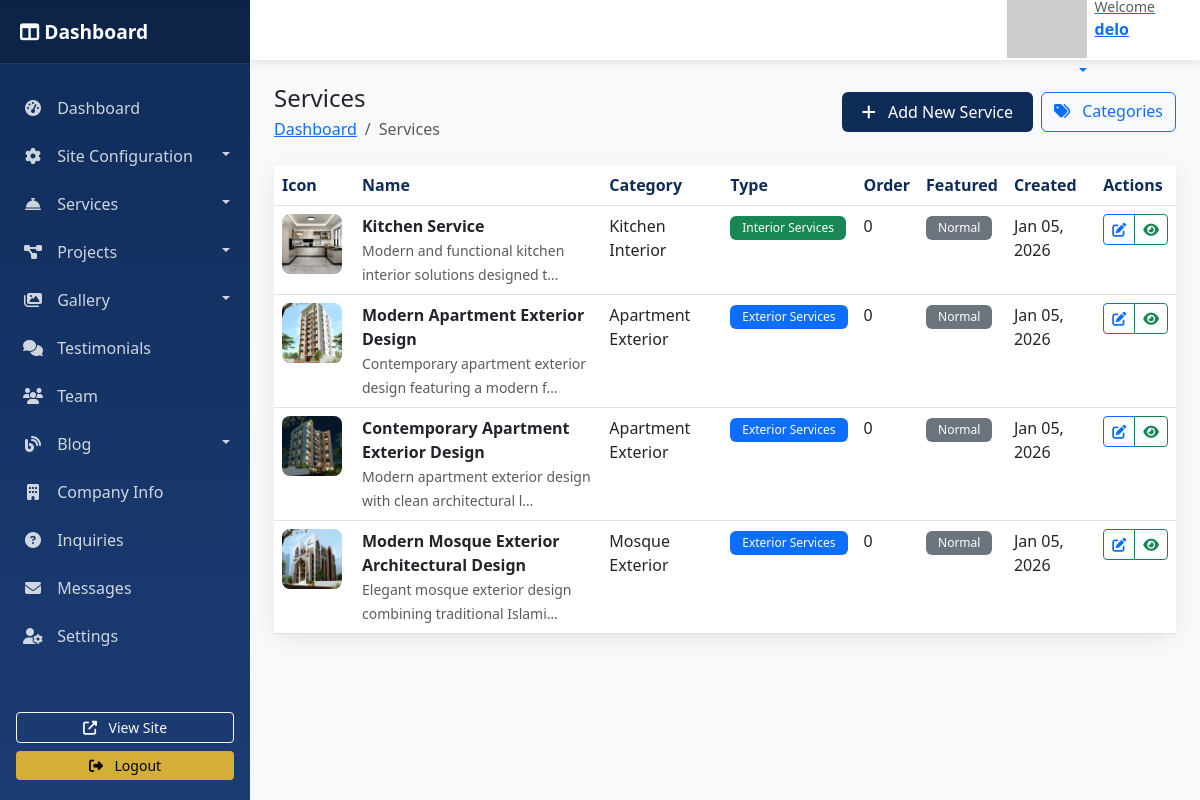
The page /dashboard/services/ (signed in) on the database its author committed.
### arch_design/models.py (models this page shows, shortened)
class TimeStampedModel(models.Model):
    created_at = models.DateTimeField(auto_now_add=True)
    updated_at = models.DateTimeField(auto_now=True)
    class Meta:
        abstract = True

class Service(TimeStampedModel):
    category = models.ForeignKey(ServiceCategory, on_delete=models.CASCADE,
                                 related_name='services')
    name = models.CharField(max_length=200)
    slug = models.SlugField(max_length=200, unique=True)
    short_description = models.TextField(max_length=300)
    full_description = RichTextField()
    icon = models.ImageField(upload_to='services/icons/', blank=True, null=True)
    featured_image = models.ImageField(upload_to='services/featured/')
    display_order = models.PositiveIntegerField(default=0)
    is_featured = models.BooleanField(default=False)
    meta_title = models.CharField(max_length=200, blank=True, null=True)
    meta_description = models.TextField(blank=True, null=True)
    class Meta:
        ordering = ['display_order', '-created_at']
        verbose_name = "Service"
        verbose_name_plural = "Services"

class ServiceCategory(models.Model):
    CATEGORY_CHOICES = [
        ('exterior', 'Exterior Services'),
        ('interior', 'Interior Services'),
    ]
    name = models.CharField(max_length=100)
    slug = models.SlugField(max_length=100, unique=True)
    category_type = models.CharField(max_length=10, choices=CATEGORY_CHOICES)
    icon_class = models.CharField(max_length=50, blank=True, null=True,
                                  help_text="FontAwesome or custom icon class")
    display_order = models.PositiveIntegerField(default=0)
    class Meta:
        ordering = ['display_order', 'name']
        verbose_name = "Service Category"
        verbose_name_plural = "Service Categories"

### dashboard/views.py (the view)
# urls.py: path('services/', views.service_list, name='service_list'),
@login_required
@user_passes_test(is_staff_user)
def service_list(request):
    services = Service.objects.all().order_by('category__display_order', 'display_order')
    return render(request, 'dashboard/services/list.html', {'services': services})

### arch_design/context_processors.py (called while the page is built)
def site_config(request):
    try:
        config = SiteConfiguration.objects.first()
        return {
            'site_config': config,
        }
    except:
        return {
            'site_config': None,
        }

### dashboard/views.py (called while the page is built)
def is_staff_user(user):
    return user.is_staff or user.is_superuser

### arch_design/templates/dashboard/services/list.html (shortened to what this page needs)
{% extends 'dashboard/base.html' %}
{% block page_title %}Services{% endblock %}
{% block breadcrumb %}
<li class="breadcrumb-item active">Services</li>
{% endblock %}
{% block page_actions %}
<div class="d-flex gap-2">
    <a href="{% url 'service_create' %}" class="btn btn-primary">
        <i class="fas fa-plus me-2"></i> Add New Service
    </a>
    <a href="{% url 'service_category_list' %}" class="btn btn-outline-primary">
        <i class="fas fa-tags me-2"></i> Categories
    </a>
</div>
{% endblock %}
{% block content %}
<div class="card dashboard-card">
    <div class="card-body p-0">
        {% if services %}
        <div class="table-responsive">
            <table class="table table-hover mb-0">
                <thead>
                    <tr>
                        <th width="80">Icon</th>
                        <th>Name</th>
                        <th>Category</th>
                        <th>Type</th>
                        <th>Order</th>
                        <th>Featured</th>
                        <th>Created</th>
                        <th>Actions</th>
                    </tr>
                </thead>
                <tbody>
                    {% for service in services %}
                    <tr>
                        <td>
                            {% if service.icon %}
                            <img src="{{ service.icon.url }}" alt="{{ service.name }}"
                                 class="image-thumb" style="width: 60px; height: 60px;">
                            {% else %}
                            <div class="image-thumb bg-light d-flex align-items-center justify-content-center"
                                 style="width: 60px; height: 60px;">
                                <i class="fas fa-concierge-bell text-muted"></i>
                            </div>
                            {% endif %}
                        </td>
                        <td>
                            <strong>{{ service.name }}</strong><br>
                            <small class="text-muted">{{ service.short_description|truncatechars:60 }}</small>
                        </td>
                        <td>{{ service.category.name }}</td>
                        <td>
                            <span class="badge
                                {% if service.category.category_type == 'exterior' %}bg-primary
                                {% else %}bg-success{% endif %}">
                                {{ service.category.get_category_type_display }}
                            </span>
                        </td>
                        <td>{{ service.display_order }}</td>
                        <td>
                            {% if service.is_featured %}
                            <span class="badge bg-warning">Featured</span>
                            {% else %}
                            <span class="badge bg-secondary">Normal</span>
                            {% endif %}
                        </td>
                        <td>{{ service.created_at|date:"M d, Y" }}</td>
                        <td>
                            <div class="btn-group btn-group-sm">
                                <a href="{% url 'service_edit' service.pk %}" class="btn btn-outline-primary">
                                    <i class="fas fa-edit"></i>
                                </a>
                                <a href="{% url 'service_detail' service.slug %}" target="_blank"
                                   class="btn btn-outline-success">
                                    <i class="fas fa-eye"></i>
                                </a>
                            </div>
                        </td>
                    </tr>
                    {% endfor %}
                </tbody>
            </table>
        </div>
        {% endif %}
    </div>
</div>
{% endblock %}

### arch_design/templates/dashboard/base.html (shortened to what this page needs)
<!DOCTYPE html>
<html lang="en">
<head>
    <link href="https://cdn.jsdelivr.net/npm/bootstrap@5.3.0/dist/css/bootstrap.min.css" rel="stylesheet">
    <link rel="stylesheet" href="https://cdnjs.cloudflare.com/ajax/libs/font-awesome/6.4.0/css/all.min.css">
    <link href="https://cdn.jsdelivr.net/npm/select2@4.1.0-rc.0/dist/css/select2.min.css" rel="stylesheet" />
</head>
<body>
    <div id="wrapper">
        <nav id="sidebar">
            <div class="sidebar-header">
                <h3>
                    <i class="fas fa-columns"></i> Dashboard
                </h3>
            </div>
            <ul class="list-unstyled components">
                <li class="{% if request.resolver_match.url_name == 'dashboard_home' %}active{% endif %}">
                    <a href="{% url 'dashboard_home' %}">
                        <i class="fas fa-tachometer-alt"></i> Dashboard
                    </a>
                </li>
                <li>
                    <a href="#siteSubmenu" data-bs-toggle="collapse" aria-expanded="false" class="dropdown-toggle">
                        <i class="fas fa-cog"></i> Site Configuration
                    </a>
                </li>
                <li>
                    <a href="#servicesSubmenu" data-bs-toggle="collapse" aria-expanded="false" class="dropdown-toggle">
                        <i class="fas fa-concierge-bell"></i> Services
                    </a>
                </li>
                <li>
                    <a href="#projectsSubmenu" data-bs-toggle="collapse" aria-expanded="false" class="dropdown-toggle">
                        <i class="fas fa-project-diagram"></i> Projects
                    </a>
                </li>
                <li>
                    <a href="#gallerySubmenu" data-bs-toggle="collapse" aria-expanded="false" class="dropdown-toggle">
                        <i class="fas fa-images"></i> Gallery
                    </a>
                </li>
                <li>
                    <a href="{% url 'testimonial_list' %}">
                        <i class="fas fa-comments"></i> Testimonials
                    </a>
                </li>
                <li>
                    <a href="{% url 'team_list' %}">
                        <i class="fas fa-users"></i> Team
                    </a>
                </li>
                <li>
                    <a href="#blogSubmenu" data-bs-toggle="collapse" aria-expanded="false" class="dropdown-toggle">
                        <i class="fas fa-blog"></i> Blog
                    </a>
                </li>
                <li>
                    <a href="{% url 'company_info_list' %}">
                        <i class="fas fa-building"></i> Company Info
                    </a>
                </li>
                <li>
                    <a href="{% url 'inquiry_list' %}">
                        <i class="fas fa-question-circle"></i> Inquiries
                    </a>
                </li>
                <li>
                    <a href="{% url 'contact_message_list' %}">
                        <i class="fas fa-envelope"></i> Messages
                    </a>
                </li>
                <li>
                    <a href="{% url 'dashboard_settings' %}">
                        <i class="fas fa-user-cog"></i> Settings
                    </a>
                </li>
            </ul>
            <div class="mt-auto p-3">
                <div class="d-grid gap-2">
                    <a href="{% url 'home' %}" target="_blank" class="btn btn-outline-light btn-sm">
                        <i class="fas fa-external-link-alt me-2"></i> View Site
                    </a>
                    <a href="{% url 'dashboard_logout' %}" class="btn btn-warning btn-sm">
                        <i class="fas fa-sign-out-alt me-2"></i> Logout
                    </a>
                </div>
            </div>
        </nav>
        <div id="content">
            <nav class="navbar navbar-expand-lg">
                <div class="container-fluid">
                    <div class="ms-auto">
                        <div class="dropdown">
                            <button class="btn btn-link dropdown-toggle" type="button" data-bs-toggle="dropdown">
                                <div class="d-flex align-items-center">
                                    <img src="https://ui-avatars.com/api/?name={{ request.user.get_full_name|default:request.user.username }}&background=0F2C59&color=fff" alt="User" class="me-2">
                                    <div class="text-start">
                                        <small class="text-muted d-block">Welcome</small>
                                        <strong>{{ request.user.get_full_name|default:request.user.username }}</strong>
                                    </div>
                                </div>
                            </button>
                        </div>
                    </div>
                </div>
            </nav>
            <div class="container-fluid p-4">
                <div class="d-flex justify-content-between align-items-center mb-4">
                    <div>
                        <h2 class="h4 mb-1">{% block page_title %}{% endblock %}</h2>
                        <nav aria-label="breadcrumb">
                            <ol class="breadcrumb mb-0">
                                <li class="breadcrumb-item"><a href="{% url 'dashboard_home' %}">Dashboard</a></li>
                                {% block breadcrumb %}{% endblock %}
                            </ol>
                        </nav>
                    </div>
                    <div>
                        {% block page_actions %}{% endblock %}
                    </div>
                </div>
                {% block content %}{% endblock %}
            </div>
        </div>
    </div>
</body>
</html>

### arch_design/templates/dashboard/base.html (style rules this page uses)
:root { --primary-color: #0F2C59; --secondary-color: #1C3C74; --accent-color: #D4AF37; --sidebar-width: 250px; --header-height: 60px; }
body { font-family: 'Segoe UI', Tahoma, Geneva, Verdana, sans-serif; background-color: #f8f9fa; }
#wrapper { display: flex; }
#sidebar { width: var(--sidebar-width); min-height: 100vh; background: linear-gradient(180deg, var(--primary-color), var(--secondary-color)); color: white; position: fixed; transition: all 0.3s; z-index: 1000; overflow-y: auto; }
#sidebar .sidebar-header { padding: 20px; background: rgba(0, 0, 0, 0.2); border-bottom: 1px solid rgba(255, 255, 255, 0.1); }
#sidebar .sidebar-header h3 { font-size: 1.2rem; margin: 0; font-weight: 600; }
#sidebar ul.components { padding: 20px 0; }
#sidebar ul li { padding: 0; }
#sidebar ul li a { padding: 12px 20px; color: rgba(255, 255, 255, 0.8); text-decoration: none; display: block; border-left: 3px solid transparent; transition: all 0.3s; }
#sidebar ul li a i { margin-right: 10px; width: 20px; text-align: center; }
#sidebar .dropdown-toggle::after { float: right; margin-top: 8px; }
#content { width: calc(100% - var(--sidebar-width)); margin-left: var(--sidebar-width); transition: all 0.3s; }
.navbar { background: white; box-shadow: 0 2px 10px rgba(0, 0, 0, 0.1); height: var(--header-height); padding: 0 20px; }
.dashboard-card { border-radius: 10px; border: none; box-shadow: 0 4px 20px rgba(0, 0, 0, 0.08); transition: transform 0.3s; }
.table th { font-weight: 600; color: var(--primary-color); border-top: none; }
.badge { padding: 6px 12px; font-weight: 500; }
.btn-primary { background: var(--primary-color); border: none; padding: 8px 20px; font-weight: 500; }
.btn-warning { background: var(--accent-color); color: #000; border: none; }
.image-thumb { width: 100px; height: 100px; object-fit: cover; border-radius: 8px; cursor: pointer; transition: transform 0.3s; }

### rows shown on the page
Service: icon (picture), name "Kitchen Service", short_description "Modern and functional kitchen interior solutions designed t…", category.name "Kitchen Interior", category.category_type "Interior Services", display_order "0", is_featured "Normal", created_at "Jan 05, 2026"
Service: icon (picture), name "Modern Apartment Exterior Design", short_description "Contemporary apartment exterior design featuring a modern f…", category.name "Apartment Exterior", category.category_type "Exterior Services", display_order "0", is_featured "Normal", created_at "Jan 05, 2026"
Service: icon (picture), name "Contemporary Apartment Exterior Design", short_description "Modern apartment exterior design with clean architectural l…", category.name "Apartment Exterior", category.category_type "Exterior Services", display_order "0", is_featured "Normal", created_at "Jan 05, 2026"
Service: icon (picture), name "Modern Mosque Exterior Architectural Design", short_description "Elegant mosque exterior design combining traditional Islami…", category.name "Mosque Exterior", category.category_type "Exterior Services", display_order "0", is_featured "Normal", created_at "Jan 05, 2026"

### other values the page prints
{{ request.user.get_full_name|default:request.user.username }} "delo"
